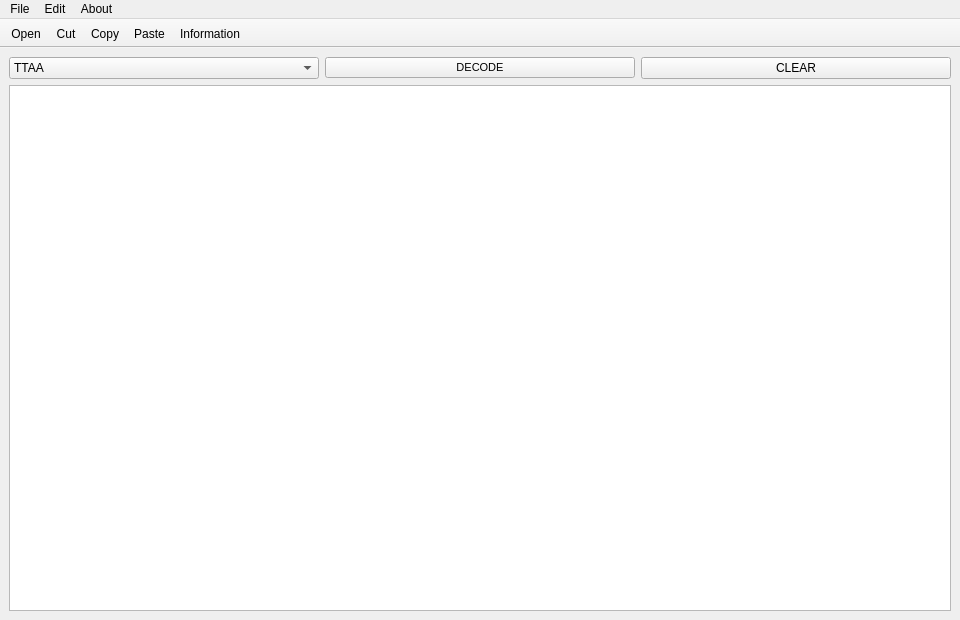
<?xml version="1.0" encoding="UTF-8"?>
<ui version="4.0">
 <class>MainWindow</class>
 <widget class="QMainWindow" name="MainWindow">
  <property name="geometry">
   <rect>
    <x>0</x>
    <y>0</y>
    <width>960</width>
    <height>620</height>
   </rect>
  </property>
  <property name="font">
   <font>
    <family>Segoe UI</family>
   </font>
  </property>
  <property name="windowTitle">
   <string>MainWindow</string>
  </property>
  <property name="windowIcon">
   <iconset resource="icons/resource.qrc">
    <normaloff>:/icons/32x32.png</normaloff>:/icons/32x32.png</iconset>
  </property>
  <widget class="QWidget" name="centralwidget">
   <layout class="QGridLayout" name="gridLayout">
    <item row="0" column="0">
     <widget class="QComboBox" name="codeBox">
      <property name="font">
       <font>
        <family>Segoe UI</family>
       </font>
      </property>
      <property name="iconSize">
       <size>
        <width>20</width>
        <height>20</height>
       </size>
      </property>
      <item>
       <property name="text">
        <string>TTAA</string>
       </property>
      </item>
      <item>
       <property name="text">
        <string>TTBB</string>
       </property>
      </item>
      <item>
       <property name="text">
        <string>TTCC</string>
       </property>
      </item>
      <item>
       <property name="text">
        <string>TTDD</string>
       </property>
      </item>
     </widget>
    </item>
    <item row="0" column="2">
     <widget class="QPushButton" name="inputclearButton">
      <property name="font">
       <font>
        <family>MS Shell Dlg 2</family>
       </font>
      </property>
      <property name="text">
       <string>CLEAR</string>
      </property>
     </widget>
    </item>
    <item row="1" column="0" colspan="3">
     <widget class="QTextEdit" name="inputTextEdit">
      <property name="font">
       <font>
        <family>Segoe UI</family>
        <pointsize>11</pointsize>
       </font>
      </property>
     </widget>
    </item>
    <item row="0" column="1">
     <widget class="QPushButton" name="decodeButton">
      <property name="font">
       <font>
        <family>MS Shell Dlg 2</family>
        <pointsize>8</pointsize>
        <weight>50</weight>
        <bold>false</bold>
       </font>
      </property>
      <property name="text">
       <string>DECODE</string>
      </property>
      <property name="iconSize">
       <size>
        <width>20</width>
        <height>20</height>
       </size>
      </property>
      <property name="flat">
       <bool>false</bool>
      </property>
     </widget>
    </item>
   </layout>
  </widget>
  <widget class="QToolBar" name="toolBar">
   <property name="font">
    <font>
     <family>Segoe UI</family>
    </font>
   </property>
   <property name="windowTitle">
    <string>toolBar</string>
   </property>
   <property name="movable">
    <bool>false</bool>
   </property>
   <property name="iconSize">
    <size>
     <width>30</width>
     <height>20</height>
    </size>
   </property>
   <property name="toolButtonStyle">
    <enum>Qt::ToolButtonTextUnderIcon</enum>
   </property>
   <property name="floatable">
    <bool>true</bool>
   </property>
   <attribute name="toolBarArea">
    <enum>TopToolBarArea</enum>
   </attribute>
   <attribute name="toolBarBreak">
    <bool>false</bool>
   </attribute>
   <addaction name="action_Open"/>
   <addaction name="action_Cut"/>
   <addaction name="action_Copy"/>
   <addaction name="action_Paste"/>
   <addaction name="action_Information"/>
  </widget>
  <widget class="QMenuBar" name="menubar">
   <property name="geometry">
    <rect>
     <x>0</x>
     <y>0</y>
     <width>960</width>
     <height>26</height>
    </rect>
   </property>
   <widget class="QMenu" name="menuFile">
    <property name="title">
     <string>File</string>
    </property>
    <property name="toolTipsVisible">
     <bool>false</bool>
    </property>
    <addaction name="action_Open"/>
    <addaction name="action_Quit"/>
   </widget>
   <widget class="QMenu" name="menuEdit">
    <property name="title">
     <string>Edit</string>
    </property>
    <addaction name="action_Cut"/>
    <addaction name="action_Copy"/>
    <addaction name="action_Paste"/>
    <addaction name="action_Clear"/>
    <addaction name="separator"/>
   </widget>
   <widget class="QMenu" name="menuAbout">
    <property name="title">
     <string>About</string>
    </property>
    <addaction name="action_Information"/>
   </widget>
   <addaction name="menuFile"/>
   <addaction name="menuEdit"/>
   <addaction name="menuAbout"/>
  </widget>
  <action name="action_New">
   <property name="icon">
    <iconset>
     <normaloff>menu_icons/notebook.png</normaloff>menu_icons/notebook.png</iconset>
   </property>
   <property name="text">
    <string>&amp;New...</string>
   </property>
   <property name="toolTip">
    <string>Clear all fields and start a new workspace.</string>
   </property>
   <property name="shortcut">
    <string>Ctrl+N</string>
   </property>
  </action>
  <action name="action_Open">
   <property name="icon">
    <iconset resource="icons/resource.qrc">
     <normaloff>:/icons/folder.png</normaloff>:/icons/folder.png</iconset>
   </property>
   <property name="text">
    <string>&amp;Open...</string>
   </property>
   <property name="toolTip">
    <string>Open a .txt file.</string>
   </property>
   <property name="font">
    <font>
     <family>Segoe UI</family>
    </font>
   </property>
   <property name="shortcut">
    <string>Ctrl+O</string>
   </property>
  </action>
  <action name="action_Save_As">
   <property name="icon">
    <iconset>
     <normaloff>menu_icons/disk--plus.png</normaloff>menu_icons/disk--plus.png</iconset>
   </property>
   <property name="text">
    <string>Save As...</string>
   </property>
   <property name="toolTip">
    <string>Save file as a spreadsheet.</string>
   </property>
   <property name="shortcut">
    <string>Ctrl+Shift+S</string>
   </property>
  </action>
  <action name="action_Quit">
   <property name="icon">
    <iconset resource="icons/resource.qrc">
     <normaloff>:/icons/cross-script.png</normaloff>:/icons/cross-script.png</iconset>
   </property>
   <property name="text">
    <string>Quit...</string>
   </property>
   <property name="toolTip">
    <string>Quit application.</string>
   </property>
   <property name="font">
    <font>
     <family>Segoe UI</family>
    </font>
   </property>
   <property name="shortcut">
    <string>Ctrl+Q</string>
   </property>
  </action>
  <action name="action_Save">
   <property name="icon">
    <iconset>
     <normaloff>menu_icons/disk-black.png</normaloff>menu_icons/disk-black.png</iconset>
   </property>
   <property name="text">
    <string>&amp;Save</string>
   </property>
   <property name="toolTip">
    <string>Save current workspace.</string>
   </property>
   <property name="shortcut">
    <string>Ctrl+S</string>
   </property>
  </action>
  <action name="action_Undo">
   <property name="icon">
    <iconset>
     <normaloff>menu_icons/arrow-curve-180-left.png</normaloff>menu_icons/arrow-curve-180-left.png</iconset>
   </property>
   <property name="text">
    <string>Undo</string>
   </property>
   <property name="toolTip">
    <string>Undo previous action.</string>
   </property>
   <property name="shortcut">
    <string>Ctrl+Z</string>
   </property>
  </action>
  <action name="action_Redo">
   <property name="icon">
    <iconset>
     <normaloff>menu_icons/arrow-curve-000-left.png</normaloff>menu_icons/arrow-curve-000-left.png</iconset>
   </property>
   <property name="text">
    <string>Redo</string>
   </property>
   <property name="toolTip">
    <string>Redo previous action.</string>
   </property>
   <property name="shortcut">
    <string>Ctrl+Shift+Z</string>
   </property>
  </action>
  <action name="action_Cut">
   <property name="icon">
    <iconset resource="icons/resource.qrc">
     <normaloff>:/icons/scissors-blue.png</normaloff>:/icons/scissors-blue.png</iconset>
   </property>
   <property name="text">
    <string>Cut</string>
   </property>
   <property name="toolTip">
    <string>Cut selected text.</string>
   </property>
   <property name="font">
    <font>
     <family>Segoe UI</family>
    </font>
   </property>
   <property name="shortcut">
    <string>Ctrl+X</string>
   </property>
  </action>
  <action name="action_Copy">
   <property name="icon">
    <iconset resource="icons/resource.qrc">
     <normaloff>:/icons/document-copy.png</normaloff>:/icons/document-copy.png</iconset>
   </property>
   <property name="text">
    <string>Copy</string>
   </property>
   <property name="toolTip">
    <string>Copy selected text.</string>
   </property>
   <property name="font">
    <font>
     <family>Segoe UI</family>
    </font>
   </property>
   <property name="shortcut">
    <string>Ctrl+C</string>
   </property>
  </action>
  <action name="action_Paste">
   <property name="icon">
    <iconset resource="icons/resource.qrc">
     <normaloff>:/icons/clipboard-paste-document-text.png</normaloff>:/icons/clipboard-paste-document-text.png</iconset>
   </property>
   <property name="text">
    <string>Paste</string>
   </property>
   <property name="toolTip">
    <string>Paste clipboard info.</string>
   </property>
   <property name="font">
    <font>
     <family>Segoe UI</family>
    </font>
   </property>
   <property name="shortcut">
    <string>Ctrl+V</string>
   </property>
  </action>
  <action name="action_Clear">
   <property name="icon">
    <iconset resource="icons/resource.qrc">
     <normaloff>:/icons/bin-metal.png</normaloff>:/icons/bin-metal.png</iconset>
   </property>
   <property name="text">
    <string>Clear</string>
   </property>
   <property name="toolTip">
    <string>Clear all fields.</string>
   </property>
   <property name="font">
    <font>
     <family>Segoe UI</family>
    </font>
   </property>
  </action>
  <action name="action_Change_Theme">
   <property name="icon">
    <iconset>
     <normaloff>menu_icons/block.png</normaloff>menu_icons/block.png</iconset>
   </property>
   <property name="text">
    <string>Change Theme...</string>
   </property>
   <property name="toolTip">
    <string>Change to light/dark theme.</string>
   </property>
  </action>
  <action name="action_Add_Hodograph">
   <property name="checkable">
    <bool>true</bool>
   </property>
   <property name="text">
    <string>Add Hodograph</string>
   </property>
   <property name="toolTip">
    <string>Add Hodograph in the plot image.</string>
   </property>
   <property name="font">
    <font>
     <family>Segoe UI</family>
    </font>
   </property>
  </action>
  <action name="action_Advanced_Plotting">
   <property name="checkable">
    <bool>true</bool>
   </property>
   <property name="text">
    <string>Advanced Plotting</string>
   </property>
   <property name="toolTip">
    <string>Include plotting of minute parameters.</string>
   </property>
   <property name="font">
    <font>
     <family>Segoe UI</family>
    </font>
   </property>
  </action>
  <action name="action10">
   <property name="checkable">
    <bool>true</bool>
   </property>
   <property name="text">
    <string>10%</string>
   </property>
   <property name="font">
    <font>
     <family>Segoe UI</family>
    </font>
   </property>
  </action>
  <action name="action20">
   <property name="checkable">
    <bool>true</bool>
   </property>
   <property name="text">
    <string>20%</string>
   </property>
   <property name="font">
    <font>
     <family>Segoe UI</family>
    </font>
   </property>
  </action>
  <action name="action30">
   <property name="checkable">
    <bool>true</bool>
   </property>
   <property name="text">
    <string>30%</string>
   </property>
   <property name="font">
    <font>
     <family>Segoe UI</family>
    </font>
   </property>
  </action>
  <action name="action40">
   <property name="checkable">
    <bool>true</bool>
   </property>
   <property name="text">
    <string>40%</string>
   </property>
   <property name="font">
    <font>
     <family>Segoe UI</family>
    </font>
   </property>
  </action>
  <action name="action50">
   <property name="checkable">
    <bool>true</bool>
   </property>
   <property name="text">
    <string>50%</string>
   </property>
   <property name="font">
    <font>
     <family>Segoe UI</family>
    </font>
   </property>
  </action>
  <action name="action_Help">
   <property name="icon">
    <iconset>
     <normaloff>menu_icons/question.png</normaloff>menu_icons/question.png</iconset>
   </property>
   <property name="text">
    <string>Help</string>
   </property>
   <property name="toolTip">
    <string>Preview shortcut keys and documentations.</string>
   </property>
  </action>
  <action name="action_Information">
   <property name="icon">
    <iconset resource="icons/resource.qrc">
     <normaloff>:/icons/information.png</normaloff>:/icons/information.png</iconset>
   </property>
   <property name="text">
    <string>Information</string>
   </property>
   <property name="toolTip">
    <string>About SounDecoder.</string>
   </property>
   <property name="font">
    <font>
     <family>Segoe UI</family>
    </font>
   </property>
  </action>
 </widget>
 <tabstops>
  <tabstop>codeBox</tabstop>
  <tabstop>inputTextEdit</tabstop>
  <tabstop>decodeButton</tabstop>
  <tabstop>inputclearButton</tabstop>
 </tabstops>
 <resources>
  <include location="icons/resource.qrc"/>
 </resources>
 <connections/>
</ui>
